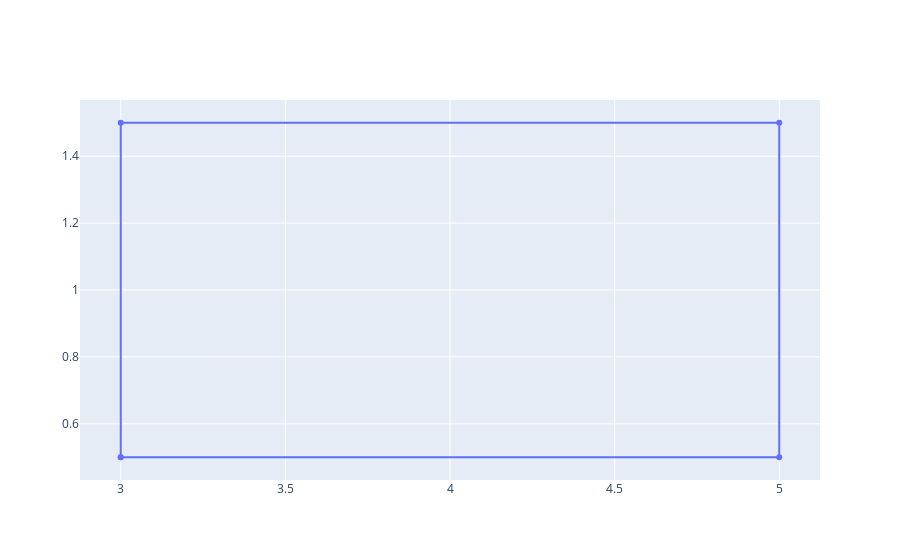

The cell this chart's notebook holds for it:
### Code cell
import plotly.graph_objects as go

# The Figure() function creates a triangle and a rectangle.
result['total'].plot(kind='hist', title='Histogram plotting Total marks', xlabel='Total Marks')
fig = go.Figure(go.Scatter(x=[3,3,5,5,3], y=[0.5,1.5,1.5,0.5,0.5]))

fig.show()

### Figure 1 — Plotly figure (JSON) as saved in the notebook; plotly's stock layout.template omitted (floating-point values rounded to 4 significant figures)
{"data": [{"type": "scatter", "x": [3, 3, 5, 5, 3], "y": [0.5, 1.5, 1.5, 0.5, 0.5]}], "layout": {}}
